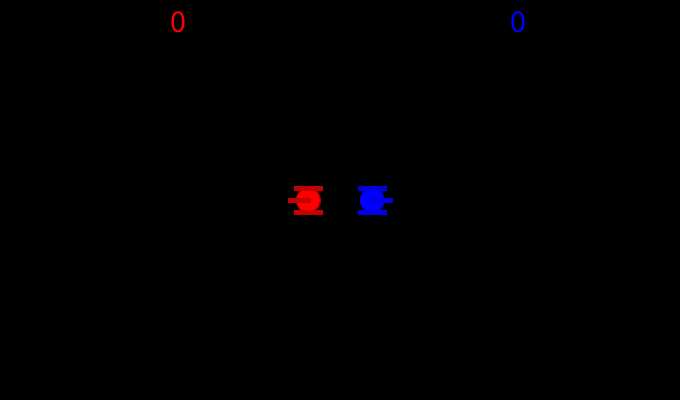
Frame 1 (no input)
Frame 60 (the mouse pressed at the canvas centre just before this capture): identical to frame 1, image omitted
Frame 120 (the mouse held since frame 60 and released just before this capture): identical to frame 1, image omitted

The Processing sketch that drew this single still picture (run headless with seeded random() and noise(); from frame 60 on, the mouse is pressed at the canvas centre):

// Processing sketch: ProtonTank
// ── ProtonTank.pde
int maxx = 680;
int maxy = 400;

float tank_size = 24.0;
float cannon_length = 0.75 * tank_size; 


float x1 = (maxx / 2.0) - 32.0;
float y1 = maxy / 2.0;
float x2 = (maxx / 2.0) + 32.0;
float y2 = maxy / 2.0;
//Follow classic angles: 
// *  3 o'clock: 0.0 PI
// * 12 o'clock: 0.5 PI, 
// *  9 o'clock: 1.0 PI
// *  6 o'clock: 1.5 PI
float angle1 = 1.0 * PI;
float angle2 = 0.0 * PI;
int score1 = 0;
int score2 = 0;

boolean left_wheel_1_forward = false; 
boolean right_wheel_1_forward = false; 
boolean left_wheel_1_backward = false; 
boolean right_wheel_1_backward = false;
boolean left_shoot_1 = false;
boolean right_shoot_1 = false;

boolean left_wheel_2_forward = false; 
boolean right_wheel_2_forward = false; 
boolean left_wheel_2_backward = false; 
boolean right_wheel_2_backward = false;
boolean left_shoot_2 = false;
boolean right_shoot_2 = false;

float bullet_size = 16.0;

float bullet1_x = 2.25 * maxx;
float bullet1_y = 0.5 * maxy;
float bullet1_angle = 0.0 * PI;

float bullet2_x = 2.75 * maxx;
float bullet2_y = 2.5 * maxy;
float bullet2_angle = 0.0 * PI;

void setup()
{
  size(680,400);
  textSize(32);
}

void draw()
{
  background(0);

  draw_score();
  draw_tanks();
  draw_bullets();
  
  move_tanks();
  move_bullets();
  check_collisions();
}

void check_collisions()
{
  //Bullet-bullet
  if (dist(bullet1_x,bullet1_y,bullet2_x,bullet2_y) < bullet_size) {
    bullet1_x = 2.0 * maxx;
    bullet2_x = 2.0 * maxx;
    bullet1_angle = 0.0;
    bullet2_angle = 0.0;
  }
  if (dist(bullet1_x,bullet1_y,x2,y2) < (0.5 * bullet_size) + (0.5 * tank_size)) {
    bullet1_x = 2.0 * maxx;
    bullet1_angle = 0.0;
    ++score2;
  }
  if (dist(bullet2_x,bullet2_y,x1,y1) < (0.5 * bullet_size) + (0.5 * tank_size)) {
    bullet2_x = 2.0 * maxx;
    bullet2_angle = 0.0;
    ++score1;
  }
}

void draw_bullets()
{
  stroke(128,128,128);
  strokeWeight(3);
  fill(196,196,196);
  if (
       bullet1_x > -0.5 * bullet_size 
    && bullet1_x < maxx + (0.5 * bullet_size)
    && bullet1_y > -0.5 * bullet_size 
    && bullet1_y < maxy + (0.5 * bullet_size)
  ) { 
    ellipse(bullet1_x, bullet1_y, bullet_size, bullet_size);
  }
  if (
       bullet2_x > -0.5 * bullet_size 
    && bullet2_x < maxx + (0.5 * bullet_size)
    && bullet2_y > -0.5 * bullet_size 
    && bullet2_y < maxy + (0.5 * bullet_size)
  ) { 
    ellipse(bullet2_x, bullet2_y, bullet_size, bullet_size);
  }
}


void draw_score()
{
  stroke(0); fill(0);
  rect(1 * maxx / 4, 4,64,32);
  rect(3 * maxx / 4, 4,64,32);
  fill(255,0,0); stroke(196,0,0);
  text(score1, 1 * maxx / 4, 32);
  fill(0,0,255); stroke(0,0,225);
  text(score2, 3 * maxx / 4, 32);
}

void draw_tanks()
{
  fill(255,0,0); stroke(196,0,0);
  draw_tank(x1,y1,angle1);

  fill(0,0,255); stroke(0,0,225);
  draw_tank(x2,y2,angle2);
}

void draw_tank(float x, float y, float angle)
{
  //Tracks
  /*
  
                 (xc,yc)
                  |   |
                  |   |
     (xlf,ylf)    |   |    (xrf,yrf)
      |     |     |   |     |     |
      (xl,yl) --- (x,y) --- (xr,yr)
      |     |               |     |       
     (xlb,ylb)             (xrb,yrb)
  */
  strokeWeight(1);
  ellipse(x,y,tank_size,tank_size);
  //Cannon
  float xc = x + (cos(angle) * cannon_length); 
  float yc = y - (sin(angle) * cannon_length); 
  strokeCap(PROJECT);
  strokeWeight(5);
  line(x,y,xc,yc);
  //Left tracks
  float xl = x + (cos(angle - (0.5 * PI)) * tank_size * 0.5);
  float yl = y - (sin(angle - (0.5 * PI)) * tank_size * 0.5); 
  float xlf = xl + (cos(angle) * tank_size * 0.5);
  float ylf = yl - (sin(angle) * tank_size * 0.5); 
  float xlb = xl + (cos(angle + PI) * tank_size * 0.5);
  float ylb = yl - (sin(angle + PI) * tank_size * 0.5); 
  line(xlf,ylf,xlb,ylb);
  //Right tracks
  float xr = x + (cos(angle + (0.5 * PI)) * tank_size * 0.5);
  float yr = y - (sin(angle + (0.5 * PI)) * tank_size * 0.5); 
  float xrf = xr + (cos(angle) * tank_size * 0.5);
  float yrf = yr - (sin(angle) * tank_size * 0.5); 
  float xrb = xr + (cos(angle + PI) * tank_size * 0.5);
  float yrb = yr - (sin(angle + PI) * tank_size * 0.5); 
  line(xrf,yrf,xrb,yrb);
  line(x,y,x + (cos(angle) * 16.0),y - (sin(angle) * 16.0));
}

void keyPressed() {
  if (key == 'q') { left_wheel_1_forward = true; }
  if (key == 'e') { right_wheel_1_forward = true; }
  if (key == 'z') { left_wheel_1_backward = true; }  
  if (key == 'c') { right_wheel_1_backward = true; }

  if (key == 'a') { left_shoot_1 = true; }
  if (key == 'd') { right_shoot_1 = true; }

  if (key == 'i') { left_wheel_2_forward = true; }
  if (key == 'p') { right_wheel_2_forward = true; }
  if (key == ',') { left_wheel_2_backward = true; }
  if (key == '/') { right_wheel_2_backward = true; }

  if (key == 'k') { left_shoot_2 = true; }
  if (key == ';') { right_shoot_2 = true; }
}

void keyReleased() {
  if (key == 'q') { left_wheel_1_forward = false; }
  if (key == 'e') { right_wheel_1_forward = false; }
  if (key == 'z') { left_wheel_1_backward = false; }
  if (key == 'c') { right_wheel_1_backward = false; }
  if (key == 'a') { left_shoot_1 = false; }
  if (key == 'd') { right_shoot_1 = false; }
  
  if (key == 'i') { left_wheel_2_forward = false; }
  if (key == 'p') { right_wheel_2_forward = false; }
  if (key == ',') { left_wheel_2_backward = false; }
  if (key == '/') { right_wheel_2_backward = false; }
  if (key == 'k') { left_shoot_2 = false; }
  if (key == ';') { right_shoot_2 = false; }
}

void move_bullets()
{
  double velocity = 2.0;
  bullet1_x += cos(bullet1_angle) * velocity; 
  bullet1_y -= sin(bullet1_angle) * velocity; 
  bullet2_x += cos(bullet2_angle) * velocity; 
  bullet2_y -= sin(bullet2_angle) * velocity; 
}

void move_tanks()
{
  double velocity = 1.0;
  double delta_angle = PI * 0.01;
  //Forward
  if (left_wheel_1_forward && right_wheel_1_forward) { 
    x1 += cos(angle1) * velocity; 
    y1 -= sin(angle1) * velocity; 
  }
  else if (left_wheel_1_forward) { angle1 -= delta_angle; }
  else if (right_wheel_1_forward) { angle1 += delta_angle; }

  if (left_wheel_2_forward && right_wheel_2_forward) { 
    x2 += cos(angle2) * velocity; 
    y2 -= sin(angle2) * velocity; 
  }
  else if (left_wheel_2_forward) { angle2 -= delta_angle; }
  else if (right_wheel_2_forward) { angle2 += delta_angle; }
  //Backward
  if (left_wheel_1_backward && right_wheel_1_backward) { 
    x1 -= cos(angle1) * velocity; 
    y1 += sin(angle1) * velocity; 
  }
  else if (left_wheel_1_backward) { angle1 += delta_angle; }
  else if (right_wheel_1_backward) { angle1 -= delta_angle; }

  if (left_wheel_2_backward && right_wheel_2_backward) { 
    x2 -= cos(angle2) * velocity; 
    y2 += sin(angle2) * velocity; 
  }
  else if (left_wheel_2_backward) { angle2 += delta_angle; }
  else if (right_wheel_2_backward) { angle2 -= delta_angle; }
  //Shoot  
  if (left_shoot_1 && right_shoot_1 
    && !(bullet1_x > -0.5 * bullet_size && bullet1_x < maxx + (0.5 * bullet_size) && bullet1_y > -0.5 * bullet_size  && bullet1_y < maxy + (0.5 * bullet_size))
  )
  {
    bullet1_x = x1 + (cos(angle1) * (cannon_length + (0.5 * bullet_size)));
    bullet1_y = y1 - (sin(angle1) * (cannon_length + (0.5 * bullet_size)));
    bullet1_angle = angle1;
  }
  if (left_shoot_2 && right_shoot_2 
    && !(bullet2_x > -0.5 * bullet_size && bullet2_x < maxx + (0.5 * bullet_size) && bullet2_y > -0.5 * bullet_size  && bullet2_y < maxy + (0.5 * bullet_size))
  )
  {
    bullet2_x = x2 + (cos(angle2) * (cannon_length + (0.5 * bullet_size)));
    bullet2_y = y2 - (sin(angle2) * (cannon_length + (0.5 * bullet_size)));
    bullet2_angle = angle2;
  }
}
